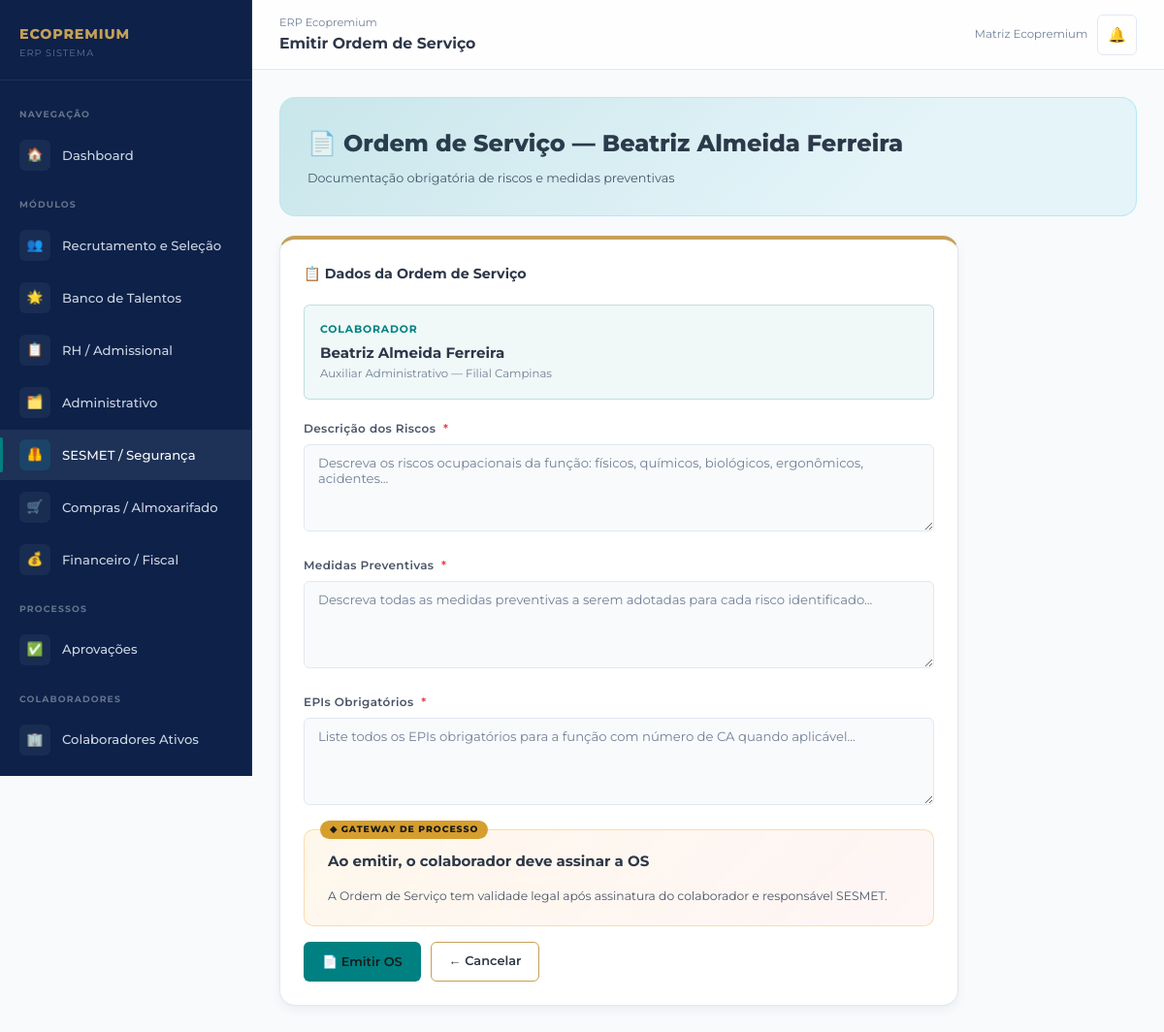
/sesmet/os/2/ (signed in), run on the app's committed database.
### core/models.py (models this page shows, shortened)
class PerfilUsuario(models.Model):
    PERFIS = [
        ('admin', 'Administrador'),
        ('gestor', 'Gestor'),
        ('rh', 'RH / Departamento Pessoal'),
        ('financeiro', 'Financeiro / Fiscal'),
        ('sesmet', 'SESMET / Segurança do Trabalho'),
        ('compras', 'Compras / Almoxarifado'),
        ('operacional', 'Operacional'),
    ]
    MARCAS = [
        ('eco_premium', 'Eco Premium'),
        ('trip_premium', 'Trip Premium'),
        ('log_premium', 'Log Premium'),
        ('matriz', 'Matriz Ecopremium'),
    ]
    usuario = models.OneToOneField(User, on_delete=models.CASCADE, related_name='perfil')
    perfil = models.CharField(max_length=20, choices=PERFIS, default='operacional')
    marca = models.CharField(max_length=20, choices=MARCAS, default='eco_premium')
    unidade = models.CharField(max_length=100, default='Matriz')
    telefone = models.CharField(max_length=20, blank=True)
    avatar_iniciais = models.CharField(max_length=3, blank=True)
    criado_em = models.DateTimeField(auto_now_add=True)
    class Meta:
        verbose_name = 'Perfil de Usuário'
        verbose_name_plural = 'Perfis de Usuários'

### admissional/models.py (models this page shows, shortened)
class Colaborador(models.Model):
    STATUS = [
        ('ativo', 'Ativo'),
        ('inativo', 'Inativo'),
        ('ferias', 'Em Férias'),
        ('afastado', 'Afastado'),
        ('desligado', 'Desligado'),
    ]
    MARCAS = [
        ('eco_premium', 'Eco Premium'),
        ('trip_premium', 'Trip Premium'),
        ('log_premium', 'Log Premium'),
    ]
    nome = models.CharField(max_length=200, verbose_name='Nome Completo')
    cpf = models.CharField(max_length=14, unique=True, verbose_name='CPF')
    rg = models.CharField(max_length=20, blank=True, verbose_name='RG')
    data_nascimento = models.DateField(null=True, blank=True, verbose_name='Data de Nascimento')
    email = models.EmailField(verbose_name='E-mail')
    telefone = models.CharField(max_length=20, verbose_name='Telefone')
    endereco = models.TextField(blank=True, verbose_name='Endereço')
    cargo = models.CharField(max_length=200, verbose_name='Cargo')
    setor = models.CharField(max_length=100, blank=True, verbose_name='Setor')
    unidade = models.CharField(max_length=100, verbose_name='Unidade')
    marca = models.CharField(max_length=20, choices=MARCAS, default='eco_premium', verbose_name='Marca')
    data_admissao = models.DateField(verbose_name='Data de Admissão')
    status = models.CharField(max_length=20, choices=STATUS, default='ativo')
    pis_pasep = models.CharField(max_length=20, blank=True, verbose_name='PIS/PASEP')
    ctps = models.CharField(max_length=30, blank=True, verbose_name='CTPS')
    salario = models.DecimalField(max_digits=10, decimal_places=2, null=True, blank=True, verbose_name='Salário')
    criado_em = models.DateTimeField(auto_now_add=True)
    atualizado_em = models.DateTimeField(auto_now=True)
    class Meta:
        verbose_name = 'Colaborador'
        verbose_name_plural = 'Colaboradores'
        ordering = ['nome']

### sesmet/views.py (the view, shortened to what this page needs)
# urls.py: path('os/<int:colaborador_pk>/', views.emitir_os, name='emitir_os'),
@login_required
def emitir_os(request, colaborador_pk):
    colaborador = get_object_or_404(Colaborador, pk=colaborador_pk)
    return render(request, 'sesmet/emitir_os.html', {'colaborador': colaborador})

### templates/sesmet/emitir_os.html (shortened to what this page needs)
{% extends 'base.html' %}
{% block nav_sesmet %}active{% endblock %}
{% block topbar_title %}Emitir Ordem de Serviço{% endblock %}
{% block content %}
<div class="module-banner mod-banner-4" style="margin-bottom:20px;">
  <div class="mod-title">📄 Ordem de Serviço — {{ colaborador.nome }}</div>
  <div class="mod-desc">Documentação obrigatória de riscos e medidas preventivas</div>
</div>
<div style="max-width:700px;">
  <div class="card">
    <div class="card-header">
      <div class="card-title">📋 Dados da Ordem de Serviço</div>
    </div>
    <div style="padding:16px;background:rgba(0,128,128,0.06);border:1px solid rgba(0,128,128,0.2);border-radius:var(--radius-sm);margin-bottom:20px;">
      <div style="font-size:0.72rem;color:var(--mod4-cyan);text-transform:uppercase;letter-spacing:.08em;font-weight:700;">Colaborador</div>
      <div style="font-weight:700;font-size:1rem;margin-top:4px;">{{ colaborador.nome }}</div>
      <div style="font-size:0.78rem;color:var(--text-muted);">{{ colaborador.cargo }} — {{ colaborador.unidade }}</div>
    </div>
    <form method="post">
      <div class="form-group">
        <label class="form-label">Descrição dos Riscos <span class="required">*</span></label>
        <textarea name="descricao_riscos" class="form-control" rows="4" required
                  placeholder="Descreva os riscos ocupacionais da função: físicos, químicos, biológicos, ergonômicos, acidentes..."></textarea>
      </div>
      <div class="form-group">
        <label class="form-label">Medidas Preventivas <span class="required">*</span></label>
        <textarea name="medidas_preventivas" class="form-control" rows="4" required
                  placeholder="Descreva todas as medidas preventivas a serem adotadas para cada risco identificado..."></textarea>
      </div>
      <div class="form-group">
        <label class="form-label">EPIs Obrigatórios <span class="required">*</span></label>
        <textarea name="epis_obrigatorios" class="form-control" rows="3" required
                  placeholder="Liste todos os EPIs obrigatórios para a função com número de CA quando aplicável..."></textarea>
      </div>
      <div class="gateway-box">
        <div class="gateway-question">Ao emitir, o colaborador deve assinar a OS</div>
        <p style="font-size:0.82rem;color:var(--text-secondary);">A Ordem de Serviço tem validade legal após assinatura do colaborador e responsável SESMET.</p>
      </div>
      <div class="gateway-actions" style="margin-top:16px;">
        <button type="submit" class="btn btn-mod4">📄 Emitir OS</button>
        <a href="{% url 'dashboard_sesmet' %}" class="btn btn-outline">← Cancelar</a>
      </div>
    </form>
  </div>
</div>
{% endblock %}

### templates/base.html (shortened to what this page needs)
{% load static %}
<!DOCTYPE html>
<html lang="pt-BR">
<head>
  <link rel="stylesheet" href="{% static 'css/main.css' %}?v=2">
</head>
<body>
<div class="erp-layout">
  <aside class="sidebar" id="sidebar">
    <div class="sidebar-logo">
      <div class="sidebar-logo-text">
        <div class="brand-name">ECOPREMIUM</div>
        <div class="brand-sub">ERP Sistema</div>
      </div>
    </div>
    <nav class="sidebar-nav">
      <div class="nav-section-label">Navegação</div>
      <a href="{% url 'dashboard' %}" class="nav-item {% block nav_dashboard %}{% endblock %}">
        <span class="nav-icon">🏠</span>
        Dashboard
      </a>
      <div class="nav-section-label">Módulos</div>
      <a href="{% url 'lista_vagas' %}" class="nav-item mod1 {% block nav_recrutamento %}{% endblock %}">
        <span class="nav-icon">👥</span>
        Recrutamento e Seleção
      </a>
      <a href="{% url 'banco_talentos' %}" class="nav-item mod1 {% block nav_talentos %}{% endblock %}">
        <span class="nav-icon">🌟</span>
        Banco de Talentos
      </a>
      <a href="{% url 'lista_admissoes' %}" class="nav-item mod2 {% block nav_admissional %}{% endblock %}">
        <span class="nav-icon">📋</span>
        RH / Admissional
      </a>
      <a href="{% url 'lista_demandas' %}" class="nav-item mod3 {% block nav_administrativo %}{% endblock %}">
        <span class="nav-icon">🗂️</span>
        Administrativo
      </a>
      <a href="{% url 'dashboard_sesmet' %}" class="nav-item mod4 {% block nav_sesmet %}{% endblock %}">
        <span class="nav-icon">🦺</span>
        SESMET / Segurança
      </a>
      <a href="{% url 'painel_compras' %}" class="nav-item mod5 {% block nav_compras %}{% endblock %}">
        <span class="nav-icon">🛒</span>
        Compras / Almoxarifado
      </a>
      <a href="{% url 'painel_financeiro' %}" class="nav-item mod6 {% block nav_financeiro %}{% endblock %}">
        <span class="nav-icon">💰</span>
        Financeiro / Fiscal
      </a>
      <div class="nav-section-label">Processos</div>
      <a href="{% url 'aprovacoes_pendentes' %}" class="nav-item {% block nav_aprovacoes %}{% endblock %}" id="navAprovacoes">
        <span class="nav-icon">✅</span>
        Aprovações
      </a>
      <div class="nav-section-label">Colaboradores</div>
      <a href="{% url 'lista_colaboradores' %}" class="nav-item {% block nav_colaboradores %}{% endblock %}">
        <span class="nav-icon">🏢</span>
        Colaboradores Ativos
      </a>
    </nav>
  </aside>
  <div class="main-content">
    <div class="topbar">
      <div class="topbar-title">
        <span class="breadcrumb">ERP Ecopremium</span>
        {% block topbar_title %}Dashboard{% endblock %}
      </div>
      <div class="topbar-actions">
        <span style="font-size:0.78rem;color:var(--text-muted);">
          {% if user.perfil %}{{ user.perfil.get_marca_display }}{% endif %}
        </span>
        <a href="#" class="notif-btn" id="notifBtn" title="Notificações">
          🔔
        </a>
      </div>
    </div>
    <div class="content-area">
      {% block content %}{% endblock %}
    </div>
  </div>
</div>
</body>
</html>

### data on the page
Colaborador: nome "Beatriz Almeida Ferreira", cargo "Auxiliar Administrativo", unidade "Filial Campinas"

### other printed values
{{ user.perfil.get_marca_display }} "Matriz Ecopremium"
